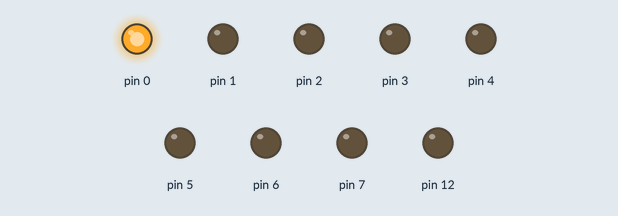
Simulated run of this sketch. Board: Arduino Uno, built with avr-gcc and run on an emulated ATmega328P. Parts: output pins drawn as LEDs (lit = HIGH).

Above: at 0.5 s.
At 1.5 s:
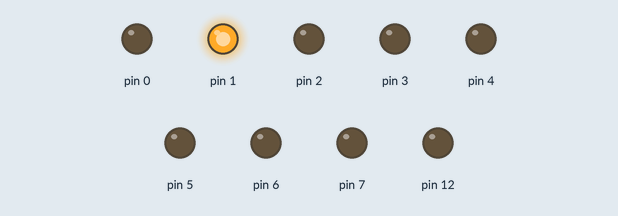
At 5.5 s:
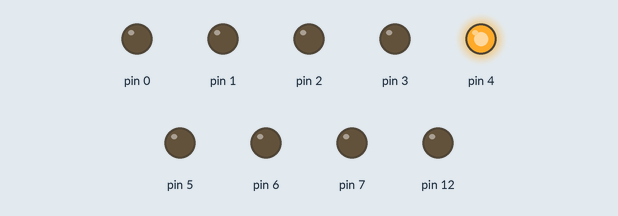
Timing chart, 0 to 6.9 s (numbered marks = the images above):
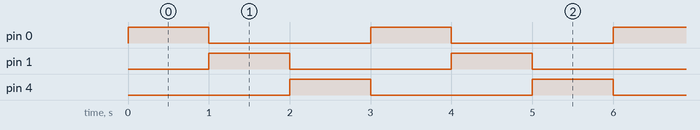

Measured:
- by itself, pin 0, pin 1, pin 4: alternates HIGH for 1.0 s and LOW for 2.0 s
- by itself, everything shown: repeats every 3.0 s, in 3 steps

The sketch:

Exp_7.ino
```cpp
#include <avr/io.h>
#include <util/delay.h>
#define setbit(x,y)(x|=y)         //Define macro to make a bit/bits high
#define clearbit(x,y)(x&=~y)      //Define macro to make a bit/bits low
#define bitn(p)(0x01<<(p))        //Define macro for bit position

int main(void)
  {
  setbit(DDRD, 0xFF);
  setbit(DDRB, bitn(4));
  while(1)
  {
  setbit(PORTD, bitn(0));
  _delay_ms(1000);
  clearbit(PORTD, bitn(0));

   setbit(PORTD, bitn(1));
  _delay_ms(1000);
  clearbit(PORTD, bitn(1));

   setbit(PORTD, bitn(4));
  _delay_ms(1000);
  clearbit(PORTD, bitn(4));
  }
}
```
